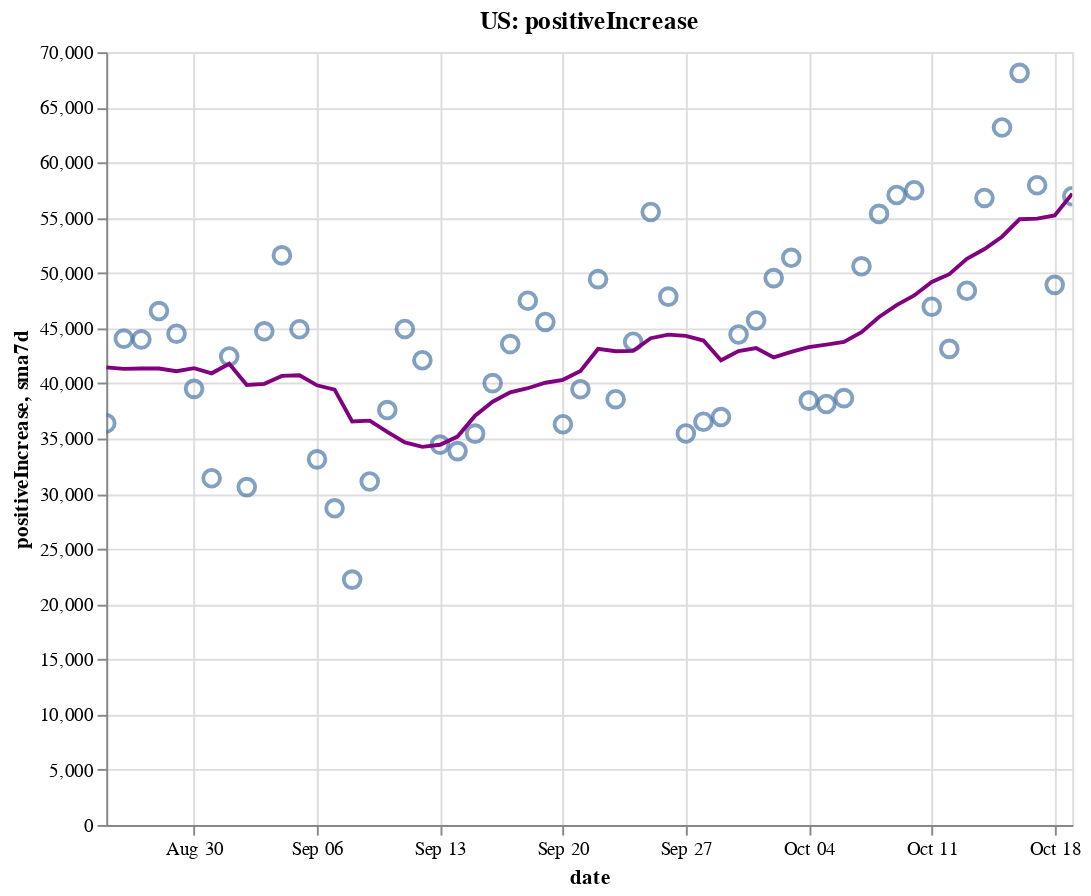

Notebook code cell kept with this figure:
### Code cell
create_plot(us, 'positiveIncrease')

### Figure 1 — Vega-Lite specification as saved in the notebook (floating-point values rounded to 4 significant figures)
{"config": {"view": {"continuousWidth": 400, "continuousHeight": 300}}, "layer": [{"layer": [{"mark": {"type": "point", "size": 75}, "encoding": {"tooltip": [{"type": "temporal", "field": "date"}, {"type": "quantitative", "field": "positiveIncrease"}, {"type": "quantitative", "field": "sma7d"}], "x": {"type": "temporal", "field": "date"}, "y": {"type": "quantitative", "field": "positiveIncrease"}}, "selection": {"selector002": {"type": "interval", "bind": "scales", "encodings": ["x", "y"]}}}, {"mark": {"type": "line", "color": "purple"}, "encoding": {"x": {"type": "temporal", "field": "date"}, "y": {"type": "quantitative", "field": "sma7d"}}}]}, {"mark": {"type": "rule", "color": "#aaa"}, "encoding": {"x": {"type": "temporal", "field": "date"}}, "transform": [{"filter": {"selection": "selector001"}}]}, {"mark": "circle", "encoding": {"opacity": {"condition": {"value": 1, "selection": "selector001"}, "value": 0}, "tooltip": [{"type": "temporal", "field": "date"}, {"type": "quantitative", "field": "positiveIncrease"}, {"type": "quantitative", "field": "sma7d"}], "x": {"type": "temporal", "field": "date"}, "y": {"type": "quantitative", "field": "positiveIncrease"}}, "selection": {"selector001": {"type": "single", "encodings": ["x"], "on": "mouseover", "nearest": true, "empty": "none"}}}, {"mark": {"type": "text", "align": "left", "dx": 5, "dy": -5, "stroke": "white", "strokeWidth": 2}, "encoding": {"text": {"type": "quantitative", "field": "positiveIncrease"}, "tooltip": [{"type": "temporal", "field": "date"}, {"type": "quantitative", "field": "positiveIncrease"}, {"type": "quantitative", "field": "sma7d"}], "x": {"type": "temporal", "field": "date"}, "y": {"type": "quantitative", "field": "positiveIncrease"}}, "transform": [{"filter": {"selection": "selector001"}}]}, {"mark": {"type": "text", "align": "left", "dx": 5, "dy": -5}, "encoding": {"text": {"type": "quantitative", "field": "positiveIncrease"}, "tooltip": [{"type": "temporal", "field": "date"}, {"type": "quantitative", "field": "positiveIncrease"}, {"type": "quantitative", "field": "sma7d"}], "x": {"type": "temporal", "field": "date"}, "y": {"type": "quantitative", "field": "positiveIncrease"}}, "transform": [{"filter": {"selection": "selector001"}}]}], "data": {"name": "data-af31533bf0bdaaf2cb876ffd8c177661"}, "height": 400, "title": "US: positiveIncrease", "width": 500, "$schema": "https://vega.github.io/schema/vega-lite/v4.8.1.json", "datasets": {"data-af31533bf0bdaaf2cb876ffd8c177661": [{"date": "2020-08-25T00:00:00", "totalTestResultsIncrease": 687400.0, "positiveIncrease": 36380.0, "death": 170300.0, "deathIncrease": 1147.0, "positiveRate": 0.053, "state": "US", "sma7d": 41440.0}, {"date": "2020-08-26T00:00:00", "totalTestResultsIncrease": 695000.0, "positiveIncrease": 44050.0, "death": 171600.0, "deathIncrease": 1298.0, "positiveRate": 0.063, "state": "US", "sma7d": 41310.0}, {"date": "2020-08-27T00:00:00", "totalTestResultsIncrease": 814700.0, "positiveIncrease": 43980.0, "death": 172700.0, "deathIncrease": 1129.0, "positiveRate": 0.054, "state": "US", "sma7d": 41350.0}, {"date": "2020-08-28T00:00:00", "totalTestResultsIncrease": 847600.0, "positiveIncrease": 46550.0, "death": 173800.0, "deathIncrease": 1024.0, "positiveRate": 0.055, "state": "US", "sma7d": 41340.0}, {"date": "2020-08-29T00:00:00", "totalTestResultsIncrease": 841000.0, "positiveIncrease": 44500.0, "death": 174800.0, "deathIncrease": 1015.0, "positiveRate": 0.053, "state": "US", "sma7d": 41100.0}, {"date": "2020-08-30T00:00:00", "totalTestResultsIncrease": 786800.0, "positiveIncrease": 39500.0, "death": 175200.0, "deathIncrease": 475.0, "positiveRate": 0.05, "state": "US", "sma7d": 41370.0}, {"date": "2020-08-31T00:00:00", "totalTestResultsIncrease": 709700.0, "positiveIncrease": 31410.0, "death": 175600.0, "deathIncrease": 366.0, "positiveRate": 0.044, "state": "US", "sma7d": 40910.0}, {"date": "2020-09-01T00:00:00", "totalTestResultsIncrease": 755900.0, "positiveIncrease": 42430.0, "death": 176600.0, "deathIncrease": 1027.0, "positiveRate": 0.056, "state": "US", "sma7d": 41780.0}, {"date": "2020-09-02T00:00:00", "totalTestResultsIncrease": 704000.0, "positiveIncrease": 30600.0, "death": 177700.0, "deathIncrease": 1032.0, "positiveRate": 0.043, "state": "US", "sma7d": 39850.0}, {"date": "2020-09-03T00:00:00", "totalTestResultsIncrease": 829000.0, "positiveIncrease": 44710.0, "death": 178700.0, "deathIncrease": 1070.0, "positiveRate": 0.054, "state": "US", "sma7d": 39960.0}, {"date": "2020-09-04T00:00:00", "totalTestResultsIncrease": 979300.0, "positiveIncrease": 51590.0, "death": 179700.0, "deathIncrease": 998.0, "positiveRate": 0.053, "state": "US", "sma7d": 40680.0}, {"date": "2020-09-05T00:00:00", "totalTestResultsIncrease": 908200.0, "positiveIncrease": 44900.0, "death": 180700.0, "deathIncrease": 918.0, "positiveRate": 0.049, "state": "US", "sma7d": 40740.0}, {"date": "2020-09-06T00:00:00", "totalTestResultsIncrease": 789800.0, "positiveIncrease": 33120.0, "death": 181100.0, "deathIncrease": 449.0, "positiveRate": 0.042, "state": "US", "sma7d": 39820.0}, {"date": "2020-09-07T00:00:00", "totalTestResultsIncrease": 626100.0, "positiveIncrease": 28680.0, "death": 181300.0, "deathIncrease": 225.0, "positiveRate": 0.046, "state": "US", "sma7d": 39440.0}, {"date": "2020-09-08T00:00:00", "totalTestResultsIncrease": 552100.0, "positiveIncrease": 22220.0, "death": 181700.0, "deathIncrease": 358.0, "positiveRate": 0.04, "state": "US", "sma7d": 36550.0}, {"date": "2020-09-09T00:00:00", "totalTestResultsIncrease": 659100.0, "positiveIncrease": 31110.0, "death": 182800.0, "deathIncrease": 1084.0, "positiveRate": 0.047, "state": "US", "sma7d": 36620.0}, {"date": "2020-09-10T00:00:00", "totalTestResultsIncrease": 730400.0, "positiveIncrease": 37580.0, "death": 183900.0, "deathIncrease": 1170.0, "positiveRate": 0.051, "state": "US", "sma7d": 35600.0}, {"date": "2020-09-11T00:00:00", "totalTestResultsIncrease": 857000.0, "positiveIncrease": 44930.0, "death": 185000.0, "deathIncrease": 1018.0, "positiveRate": 0.052, "state": "US", "sma7d": 34650.0}, {"date": "2020-09-12T00:00:00", "totalTestResultsIncrease": 930300.0, "positiveIncrease": 42090.0, "death": 185800.0, "deathIncrease": 810.0, "positiveRate": 0.045, "state": "US", "sma7d": 34250.0}, {"date": "2020-09-13T00:00:00", "totalTestResultsIncrease": 720600.0, "positiveIncrease": 34450.0, "death": 186200.0, "deathIncrease": 390.0, "positiveRate": 0.048, "state": "US", "sma7d": 34440.0}, {"date": "2020-09-14T00:00:00", "totalTestResultsIncrease": 457600.0, "positiveIncrease": 33860.0, "death": 186600.0, "deathIncrease": 404.0, "positiveRate": 0.074, "state": "US", "sma7d": 35180.0}, {"date": "2020-09-15T00:00:00", "totalTestResultsIncrease": 760400.0, "positiveIncrease": 35440.0, "death": 187600.0, "deathIncrease": 1031.0, "positiveRate": 0.047, "state": "US", "sma7d": 37070.0}, {"date": "2020-09-16T00:00:00", "totalTestResultsIncrease": 770500.0, "positiveIncrease": 40020.0, "death": 188800.0, "deathIncrease": 1200.0, "positiveRate": 0.052, "state": "US", "sma7d": 38340.0}, {"date": "2020-09-17T00:00:00", "totalTestResultsIncrease": 885800.0, "positiveIncrease": 43560.0, "death": 189700.0, "deathIncrease": 863.0, "positiveRate": 0.049, "state": "US", "sma7d": 39190.0}, {"date": "2020-09-18T00:00:00", "totalTestResultsIncrease": 1019000.0, "positiveIncrease": 47490.0, "death": 190600.0, "deathIncrease": 901.0, "positiveRate": 0.047, "state": "US", "sma7d": 39560.0}, {"date": "2020-09-19T00:00:00", "totalTestResultsIncrease": 1101000.0, "positiveIncrease": 45560.0, "death": 191300.0, "deathIncrease": 740.0, "positiveRate": 0.041, "state": "US", "sma7d": 40060.0}, {"date": "2020-09-20T00:00:00", "totalTestResultsIncrease": 932900.0, "positiveIncrease": 36300.0, "death": 191600.0, "deathIncrease": 327.0, "positiveRate": 0.039, "state": "US", "sma7d": 40320.0}, {"date": "2020-09-21T00:00:00", "totalTestResultsIncrease": 736100.0, "positiveIncrease": 39470.0, "death": 191900.0, "deathIncrease": 287.0, "positiveRate": 0.054, "state": "US", "sma7d": 41120.0}, {"date": "2020-09-22T00:00:00", "totalTestResultsIncrease": 812500.0, "positiveIncrease": 49440.0, "death": 192800.0, "deathIncrease": 854.0, "positiveRate": 0.061, "state": "US", "sma7d": 43120.0}, {"date": "2020-09-23T00:00:00", "totalTestResultsIncrease": 962700.0, "positiveIncrease": 38570.0, "death": 193900.0, "deathIncrease": 1159.0, "positiveRate": 0.04, "state": "US", "sma7d": 42910.0}, {"date": "2020-09-24T00:00:00", "totalTestResultsIncrease": 974800.0, "positiveIncrease": 43770.0, "death": 194800.0, "deathIncrease": 921.0, "positiveRate": 0.045, "state": "US", "sma7d": 42940.0}, {"date": "2020-09-25T00:00:00", "totalTestResultsIncrease": 1054000.0, "positiveIncrease": 55530.0, "death": 195700.0, "deathIncrease": 844.0, "positiveRate": 0.053, "state": "US", "sma7d": 44090.0}, {"date": "2020-09-26T00:00:00", "totalTestResultsIncrease": 1057000.0, "positiveIncrease": 47860.0, "death": 196600.0, "deathIncrease": 869.0, "positiveRate": 0.045, "state": "US", "sma7d": 44420.0}, {"date": "2020-09-27T00:00:00", "totalTestResultsIncrease": 849700.0, "positiveIncrease": 35450.0, "death": 196900.0, "deathIncrease": 307.0, "positiveRate": 0.042, "state": "US", "sma7d": 44300.0}, {"date": "2020-09-28T00:00:00", "totalTestResultsIncrease": 1128000.0, "positiveIncrease": 36520.0, "death": 197100.0, "deathIncrease": 257.0, "positiveRate": 0.032, "state": "US", "sma7d": 43880.0}, {"date": "2020-09-29T00:00:00", "totalTestResultsIncrease": 858200.0, "positiveIncrease": 36950.0, "death": 197900.0, "deathIncrease": 739.0, "positiveRate": 0.043, "state": "US", "sma7d": 42090.0}, {"date": "2020-09-30T00:00:00", "totalTestResultsIncrease": 846800.0, "positiveIncrease": 44420.0, "death": 198900.0, "deathIncrease": 1061.0, "positiveRate": 0.052, "state": "US", "sma7d": 42930.0}, {"date": "2020-10-01T00:00:00", "totalTestResultsIncrease": 932200.0, "positiveIncrease": 45690.0, "death": 199800.0, "deathIncrease": 851.0, "positiveRate": 0.049, "state": "US", "sma7d": 43200.0}, {"date": "2020-10-02T00:00:00", "totalTestResultsIncrease": 1164000.0, "positiveIncrease": 49530.0, "death": 200600.0, "deathIncrease": 835.0, "positiveRate": 0.043, "state": "US", "sma7d": 42350.0}, {"date": "2020-10-03T00:00:00", "totalTestResultsIncrease": 1034000.0, "positiveIncrease": 51370.0, "death": 201400.0, "deathIncrease": 741.0, "positiveRate": 0.05, "state": "US", "sma7d": 42850.0}, {"date": "2020-10-04T00:00:00", "totalTestResultsIncrease": 973800.0, "positiveIncrease": 38440.0, "death": 201700.0, "deathIncrease": 363.0, "positiveRate": 0.039, "state": "US", "sma7d": 43280.0}, {"date": "2020-10-05T00:00:00", "totalTestResultsIncrease": 947300.0, "positiveIncrease": 38130.0, "death": 202000.0, "deathIncrease": 326.0, "positiveRate": 0.04, "state": "US", "sma7d": 43510.0}, {"date": "2020-10-06T00:00:00", "totalTestResultsIncrease": 859800.0, "positiveIncrease": 38660.0, "death": 202700.0, "deathIncrease": 634.0, "positiveRate": 0.045, "state": "US", "sma7d": 43750.0}, {"date": "2020-10-07T00:00:00", "totalTestResultsIncrease": 900900.0, "positiveIncrease": 50600.0, "death": 203600.0, "deathIncrease": 916.0, "positiveRate": 0.056, "state": "US", "sma7d": 44630.0}, {"date": "2020-10-08T00:00:00", "totalTestResultsIncrease": 1076000.0, "positiveIncrease": 55350.0, "death": 204600.0, "deathIncrease": 986.0, "positiveRate": 0.051, "state": "US", "sma7d": 46010.0}, {"date": "2020-10-09T00:00:00", "totalTestResultsIncrease": 1127000.0, "positiveIncrease": 57060.0, "death": 205500.0, "deathIncrease": 893.0, "positiveRate": 0.051, "state": "US", "sma7d": 47090.0}, {"date": "2020-10-10T00:00:00", "totalTestResultsIncrease": 1186000.0, "positiveIncrease": 57490.0, "death": 206100.0, "deathIncrease": 665.0, "positiveRate": 0.048, "state": "US", "sma7d": 47960.0}, {"date": "2020-10-11T00:00:00", "totalTestResultsIncrease": 972000.0, "positiveIncrease": 46950.0, "death": 206600.0, "deathIncrease": 466.0, "positiveRate": 0.048, "state": "US", "sma7d": 49180.0}, {"date": "2020-10-12T00:00:00", "totalTestResultsIncrease": 1017000.0, "positiveIncrease": 43120.0, "death": 206900.0, "deathIncrease": 287.0, "positiveRate": 0.042, "state": "US", "sma7d": 49890.0}, {"date": "2020-10-13T00:00:00", "totalTestResultsIncrease": 986000.0, "positiveIncrease": 48390.0, "death": 207600.0, "deathIncrease": 690.0, "positiveRate": 0.049, "state": "US", "sma7d": 51280.0}, {"date": "2020-10-14T00:00:00", "totalTestResultsIncrease": 981100.0, "positiveIncrease": 56800.0, "death": 208400.0, "deathIncrease": 811.0, "positiveRate": 0.058, "state": "US", "sma7d": 52170.0}, {"date": "2020-10-15T00:00:00", "totalTestResultsIncrease": 1022000.0, "positiveIncrease": 63170.0, "death": 209300.0, "deathIncrease": 951.0, "positiveRate": 0.062, "state": "US", "sma7d": 53280.0}, {"date": "2020-10-16T00:00:00", "totalTestResultsIncrease": 1142000.0, "positiveIncrease": 68120.0, "death": 210200.0, "deathIncrease": 877.0, "positiveRate": 0.06, "state": "US", "sma7d": 54860.0}, {"date": "2020-10-17T00:00:00", "totalTestResultsIncrease": 1189000.0, "positiveIncrease": 57940.0, "death": 211000.0, "deathIncrease": 780.0, "positiveRate": 0.049, "state": "US", "sma7d": 54930.0}, {"date": "2020-10-18T00:00:00", "totalTestResultsIncrease": 978800.0, "positiveIncrease": 48920.0, "death": 211400.0, "deathIncrease": 393.0, "positiveRate": 0.05, "state": "US", "sma7d": 55210.0}, {"date": "2020-10-19T00:00:00", "totalTestResultsIncrease": 1197000.0, "positiveIncrease": 56940.0, "death": 211800.0, "deathIncrease": 456.0, "positiveRate": 0.048, "state": "US", "sma7d": 57180.0}]}}
